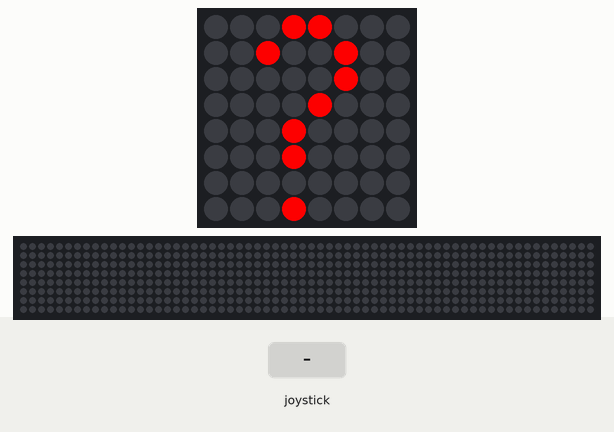
This program was run on a simulated Raspberry Pi (BCM pin numbers) with a Sense HAT. On the bench: the Sense HAT's 8×8 RGB LED matrix, a strip that is not on the board, showing the scrolling text unrolled. The test bench sets the inputs (shaded band). The clock reads 2024-03-15 10:24:30 at power-on unless the program sets it; the 64×8 strip is a reading aid, not a part: it shows the text the matrix is scrolling, unrolled, one strip-width of it at a time.

Above: at 1.2 s.
1.3 s: joystick clicked
At 1.45 s:
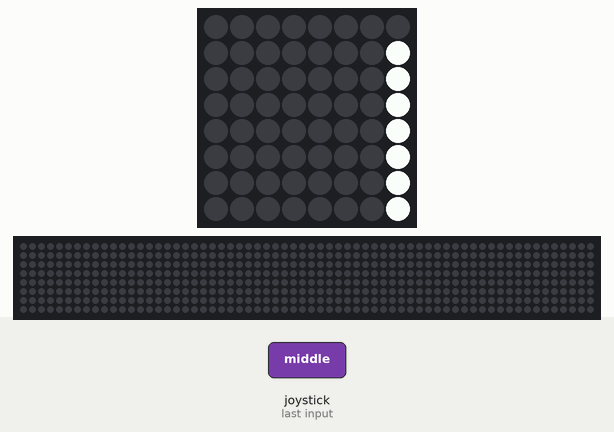
At 1.95 s:
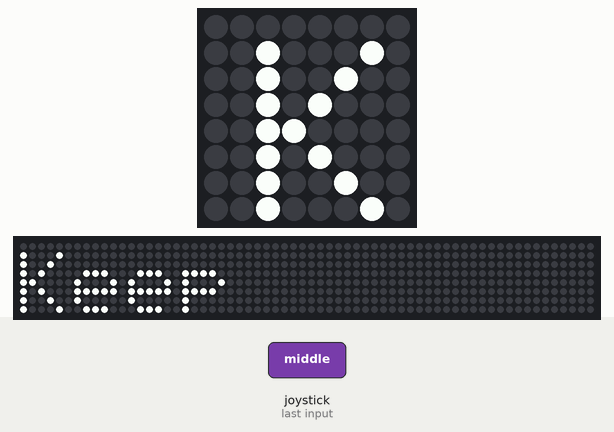

The program:

sense-hat-advent-calendar-finished.py
```python
from sense_hat import SenseHat
from time import sleep, strftime

sense = SenseHat()

# ------------------------------------------------
# DATA
# ------------------------------------------------

# Colours
colours = {

    'r' : [255, 0, 0],
    'o' : [255, 125, 0],
    'y' : [255, 255, 0],
    'g' : [0, 255, 0],
    'b' : [0, 0, 255],
    'i' : [75, 0, 130],
    'v' : [159, 0, 255],
    'n' : [135, 80, 22],
    'w' : [255, 255, 255],
    'e' : [0, 0, 0]  # e stands for empty/black

    }

# Pictures
door =  "e,e,e,r,r,e,e,e,e,e,r,e,e,r,e,e,e,e,e,e,e,r,e,e,e,e,e,e,r,e,e,e,e,e,e,r,e,e,e,e,e,e,e,r,e,e,e,e,e,e,e,e,e,e,e,e,e,e,e,r,e,e,e,e"

f = open("pictures.txt", "r")
all_pics = f.readlines()

# ------------------------------------------------
# FUNCTIONS
# ------------------------------------------------
# Display a given picture string on the sense HAT
# ------------------------------------------------
def display_pic(pic_string):

  pic_string = pic_string.strip("\n")
  pic_string = pic_string.split(",")

  pic_list = []
  for letter in pic_string:
      pic_list.append(colours[letter])

  sense.set_pixels(pic_list)


# ------------------------------------------------
# MAIN PROGRAM
# ------------------------------------------------
while True:

  # Clear the page and display a question mark
  sense.clear()
  display_pic(door)

  # Wait for the joystick to be pressed to open the door
  event = sense.stick.wait_for_event()

  if event.action == "pressed" and event.direction == "middle":

    # Show which day it is
    today = strftime("%d")
    month = strftime("%B")

    if today == "25" and month == "December":
      sense.show_message("Happy Christmas!")
    elif int(today) > 25 or month != "December":
      sense.show_message("Keep waiting!")
    else:
      sense.show_message( today )

      # Get the picture for today as a string and display it
      picture = all_pics[int(today)]
      display_pic(picture)
      sleep(5)
```

Measured:
- after the input at 1.3 s, the LEDs: first change at once (image 1 shows a later state)
